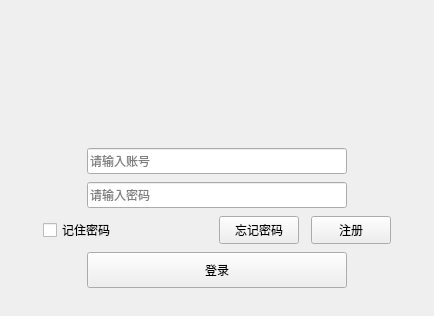
<?xml version="1.0" encoding="UTF-8"?>
<ui version="4.0">
 <class>UserLogin</class>
 <widget class="QWidget" name="UserLogin">
  <property name="geometry">
   <rect>
    <x>0</x>
    <y>0</y>
    <width>434</width>
    <height>316</height>
   </rect>
  </property>
  <property name="sizePolicy">
   <sizepolicy hsizetype="Fixed" vsizetype="Fixed">
    <horstretch>0</horstretch>
    <verstretch>0</verstretch>
   </sizepolicy>
  </property>
  <property name="minimumSize">
   <size>
    <width>434</width>
    <height>316</height>
   </size>
  </property>
  <property name="maximumSize">
   <size>
    <width>434</width>
    <height>316</height>
   </size>
  </property>
  <property name="windowTitle">
   <string>Form</string>
  </property>
  <layout class="QVBoxLayout" name="verticalLayout_2">
   <property name="spacing">
    <number>0</number>
   </property>
   <property name="leftMargin">
    <number>0</number>
   </property>
   <property name="topMargin">
    <number>0</number>
   </property>
   <property name="rightMargin">
    <number>0</number>
   </property>
   <property name="bottomMargin">
    <number>0</number>
   </property>
   <item>
    <widget class="QWidget" name="titleWidget" native="true">
     <property name="sizePolicy">
      <sizepolicy hsizetype="Expanding" vsizetype="Expanding">
       <horstretch>0</horstretch>
       <verstretch>0</verstretch>
      </sizepolicy>
     </property>
     <property name="minimumSize">
      <size>
       <width>0</width>
       <height>104</height>
      </size>
     </property>
     <property name="maximumSize">
      <size>
       <width>16777215</width>
       <height>104</height>
      </size>
     </property>
     <property name="titleskin" stdset="0">
      <bool>true</bool>
     </property>
    </widget>
   </item>
   <item>
    <widget class="QWidget" name="bodyWidget" native="true">
     <property name="sizePolicy">
      <sizepolicy hsizetype="Preferred" vsizetype="Expanding">
       <horstretch>0</horstretch>
       <verstretch>0</verstretch>
      </sizepolicy>
     </property>
     <property name="minimumSize">
      <size>
       <width>0</width>
       <height>212</height>
      </size>
     </property>
     <property name="bottomskin" stdset="0">
      <bool>true</bool>
     </property>
     <layout class="QVBoxLayout" name="verticalLayout">
      <property name="spacing">
       <number>0</number>
      </property>
      <property name="leftMargin">
       <number>0</number>
      </property>
      <property name="topMargin">
       <number>36</number>
      </property>
      <property name="rightMargin">
       <number>0</number>
      </property>
      <property name="bottomMargin">
       <number>20</number>
      </property>
      <item>
       <layout class="QHBoxLayout" name="horizontalLayout">
        <item>
         <spacer name="horizontalSpacer">
          <property name="orientation">
           <enum>Qt::Horizontal</enum>
          </property>
          <property name="sizeHint" stdset="0">
           <size>
            <width>40</width>
            <height>20</height>
           </size>
          </property>
         </spacer>
        </item>
        <item>
         <widget class="QLineEdit" name="editUserAccount">
          <property name="minimumSize">
           <size>
            <width>260</width>
            <height>26</height>
           </size>
          </property>
          <property name="maximumSize">
           <size>
            <width>260</width>
            <height>26</height>
           </size>
          </property>
          <property name="maxLength">
           <number>32767</number>
          </property>
          <property name="placeholderText">
           <string>请输入账号</string>
          </property>
         </widget>
        </item>
        <item>
         <spacer name="horizontalSpacer_2">
          <property name="orientation">
           <enum>Qt::Horizontal</enum>
          </property>
          <property name="sizeHint" stdset="0">
           <size>
            <width>40</width>
            <height>20</height>
           </size>
          </property>
         </spacer>
        </item>
       </layout>
      </item>
      <item>
       <layout class="QHBoxLayout" name="horizontalLayout_2">
        <item>
         <spacer name="horizontalSpacer_3">
          <property name="orientation">
           <enum>Qt::Horizontal</enum>
          </property>
          <property name="sizeHint" stdset="0">
           <size>
            <width>40</width>
            <height>20</height>
           </size>
          </property>
         </spacer>
        </item>
        <item>
         <widget class="QLineEdit" name="editPassword">
          <property name="minimumSize">
           <size>
            <width>260</width>
            <height>26</height>
           </size>
          </property>
          <property name="maximumSize">
           <size>
            <width>260</width>
            <height>26</height>
           </size>
          </property>
          <property name="echoMode">
           <enum>QLineEdit::Password</enum>
          </property>
          <property name="placeholderText">
           <string>请输入密码</string>
          </property>
         </widget>
        </item>
        <item>
         <spacer name="horizontalSpacer_4">
          <property name="orientation">
           <enum>Qt::Horizontal</enum>
          </property>
          <property name="sizeHint" stdset="0">
           <size>
            <width>40</width>
            <height>20</height>
           </size>
          </property>
         </spacer>
        </item>
       </layout>
      </item>
      <item>
       <layout class="QHBoxLayout" name="horizontalLayout_3">
        <property name="spacing">
         <number>12</number>
        </property>
        <item>
         <spacer name="horizontalSpacer_5">
          <property name="orientation">
           <enum>Qt::Horizontal</enum>
          </property>
          <property name="sizeHint" stdset="0">
           <size>
            <width>13</width>
            <height>20</height>
           </size>
          </property>
         </spacer>
        </item>
        <item>
         <widget class="QCheckBox" name="checkBox">
          <property name="sizePolicy">
           <sizepolicy hsizetype="Fixed" vsizetype="Fixed">
            <horstretch>0</horstretch>
            <verstretch>0</verstretch>
           </sizepolicy>
          </property>
          <property name="minimumSize">
           <size>
            <width>164</width>
            <height>28</height>
           </size>
          </property>
          <property name="maximumSize">
           <size>
            <width>164</width>
            <height>28</height>
           </size>
          </property>
          <property name="text">
           <string>记住密码</string>
          </property>
         </widget>
        </item>
        <item>
         <widget class="QPushButton" name="forgetWordBtn">
          <property name="sizePolicy">
           <sizepolicy hsizetype="Fixed" vsizetype="Fixed">
            <horstretch>0</horstretch>
            <verstretch>0</verstretch>
           </sizepolicy>
          </property>
          <property name="minimumSize">
           <size>
            <width>0</width>
            <height>28</height>
           </size>
          </property>
          <property name="maximumSize">
           <size>
            <width>16777215</width>
            <height>28</height>
           </size>
          </property>
          <property name="text">
           <string>忘记密码</string>
          </property>
         </widget>
        </item>
        <item>
         <widget class="QPushButton" name="registBtn">
          <property name="sizePolicy">
           <sizepolicy hsizetype="Fixed" vsizetype="Fixed">
            <horstretch>0</horstretch>
            <verstretch>0</verstretch>
           </sizepolicy>
          </property>
          <property name="minimumSize">
           <size>
            <width>0</width>
            <height>28</height>
           </size>
          </property>
          <property name="maximumSize">
           <size>
            <width>16777215</width>
            <height>28</height>
           </size>
          </property>
          <property name="text">
           <string>注册</string>
          </property>
         </widget>
        </item>
        <item>
         <spacer name="horizontalSpacer_6">
          <property name="orientation">
           <enum>Qt::Horizontal</enum>
          </property>
          <property name="sizeHint" stdset="0">
           <size>
            <width>13</width>
            <height>20</height>
           </size>
          </property>
         </spacer>
        </item>
       </layout>
      </item>
      <item>
       <layout class="QHBoxLayout" name="horizontalLayout_4">
        <item>
         <spacer name="horizontalSpacer_7">
          <property name="orientation">
           <enum>Qt::Horizontal</enum>
          </property>
          <property name="sizeHint" stdset="0">
           <size>
            <width>40</width>
            <height>20</height>
           </size>
          </property>
         </spacer>
        </item>
        <item>
         <widget class="QPushButton" name="loginBtn">
          <property name="sizePolicy">
           <sizepolicy hsizetype="Fixed" vsizetype="Fixed">
            <horstretch>0</horstretch>
            <verstretch>0</verstretch>
           </sizepolicy>
          </property>
          <property name="minimumSize">
           <size>
            <width>260</width>
            <height>36</height>
           </size>
          </property>
          <property name="maximumSize">
           <size>
            <width>260</width>
            <height>36</height>
           </size>
          </property>
          <property name="text">
           <string>登录</string>
          </property>
         </widget>
        </item>
        <item>
         <spacer name="horizontalSpacer_8">
          <property name="orientation">
           <enum>Qt::Horizontal</enum>
          </property>
          <property name="sizeHint" stdset="0">
           <size>
            <width>40</width>
            <height>20</height>
           </size>
          </property>
         </spacer>
        </item>
       </layout>
      </item>
     </layout>
    </widget>
   </item>
  </layout>
 </widget>
 <resources/>
 <connections/>
</ui>
